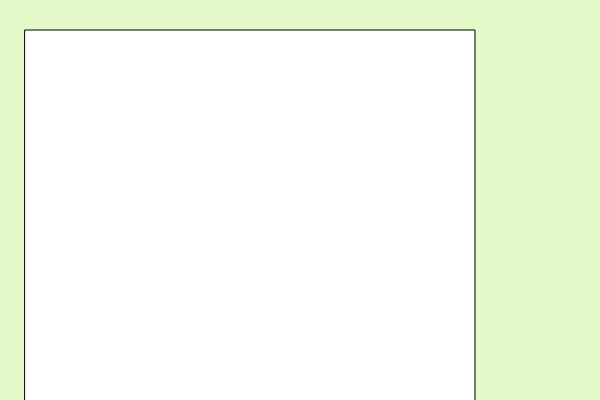
Frame 1 (no input)
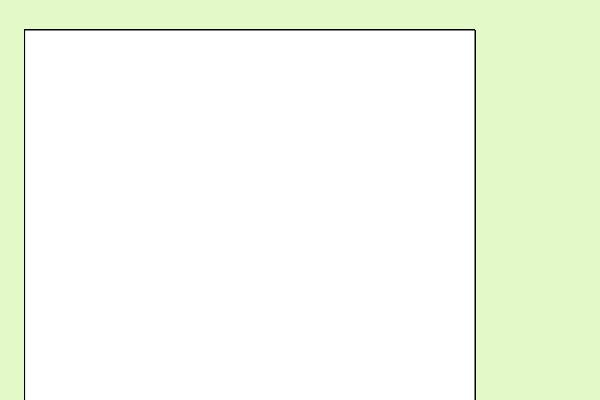
Frame 60 (no input)
Frame 120 (the mouse pressed at the canvas centre since frame 60): identical to frame 60, image omitted

The p5.js sketch that drew these frames (run headless with seeded random() and noise() and a simulated clock; from frame 60 on, the mouse is pressed at the canvas centre):

// p5.js sketch
// ── sketch.js
function setup() {
    createCanvas( 600, 400 );
    background( '#e3f9c8' );
}

function draw() {
    rect( 25, 30, 450, 540);
}
